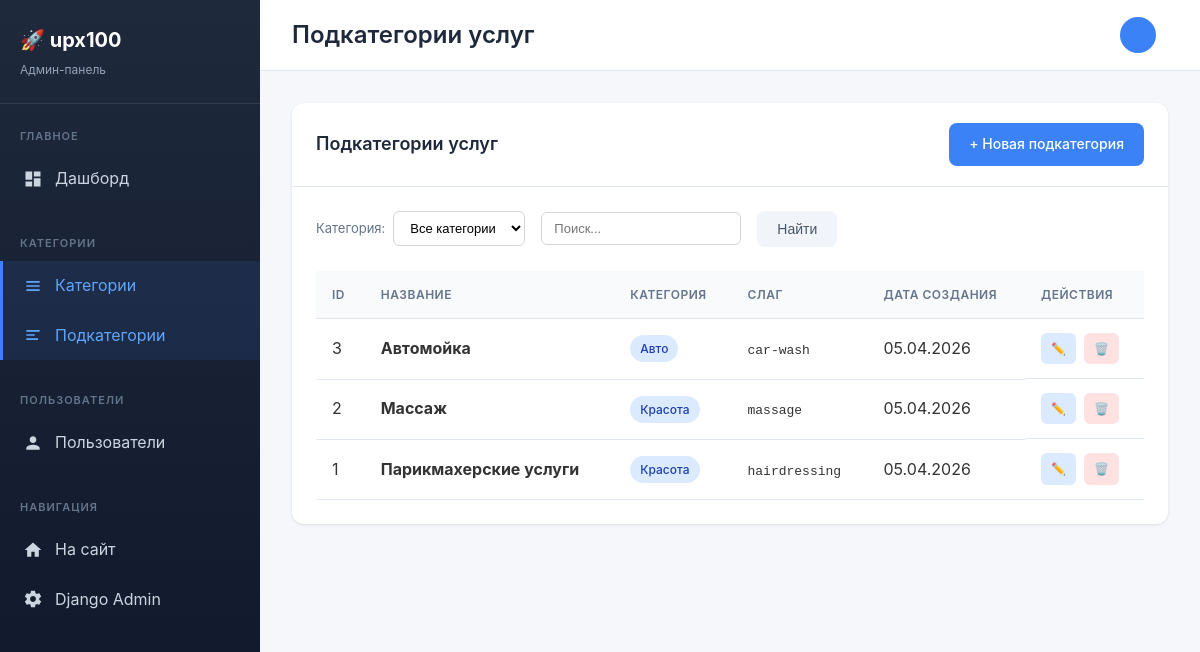
The app's page /dashboard/subcategories/ (signed in) with its own data.
### companies/models.py (models this page shows, shortened)
class Subcategory(models.Model):
    category = models.ForeignKey(
        Category,
        on_delete=models.CASCADE,
        related_name='subcategories',
        verbose_name='Категория'
    )
    name = models.CharField(
        max_length=100,
        verbose_name='Название подкатегории'
    )
    slug = models.SlugField(
        max_length=100,
        unique=True,
        verbose_name='Слаг'
    )
    created_at = models.DateTimeField(
        auto_now_add=True,
        verbose_name='Дата создания'
    )
    class Meta:
        verbose_name = 'Подкатегория'
        verbose_name_plural = 'Подкатегории'
        ordering = ['category', 'name']
        unique_together = [['category', 'slug']]

class Category(models.Model):
    name = models.CharField(
        max_length=100,
        unique=True,
        verbose_name='Название категории'
    )
    slug = models.SlugField(
        max_length=100,
        unique=True,
        verbose_name='Слаг'
    )
    icon = models.ImageField(
        upload_to='categories/icons/',
        blank=True,
        null=True,
        verbose_name='Иконка'
    )
    created_at = models.DateTimeField(
        auto_now_add=True,
        verbose_name='Дата создания'
    )
    class Meta:
        verbose_name = 'Категория'
        verbose_name_plural = 'Категории'
        ordering = ['name']

### dashboard/views.py (the view)
# urls.py: path('subcategories/', views.subcategory_list, name='subcategory_list'),
@admin_required
def subcategory_list(request):
    from companies.models import Category, Subcategory
    subcategories = Subcategory.objects.select_related('category').order_by('category__name', 'name')
    category_filter = request.GET.get('category', '')
    if category_filter:
        subcategories = subcategories.filter(category_id=category_filter)
    query = request.GET.get('q', '')
    if query:
        subcategories = subcategories.filter(
            Q(name__icontains=query) | Q(category__name__icontains=query)
        )
    categories = Category.objects.all()
    context = {
        'subcategories': subcategories,
        'categories': categories,
        'selected_category': category_filter,
        'query': query,
        'title': 'Подкатегории услуг',
    }
    return render(request, 'dashboard/subcategories/list.html', context)

### dashboard/views.py (called while the page is built)
def is_admin(user):
    return user.is_authenticated and (user.is_superuser or user.role == 'admin')

### templates/dashboard/subcategories/list.html (shortened to what this page needs)
{% extends 'dashboard/base.html' %}
{% block content %}
<div class="card">
    <div class="card-header">
        <h3 class="card-title">Подкатегории услуг</h3>
        <a href="{% url 'dashboard:subcategory_create' %}" class="btn btn-primary">+ Новая подкатегория</a>
    </div>
    <div class="card-body">
        <form class="filters" method="get">
            <div class="filter-item">
                <label>Категория:</label>
                <select name="category" class="form-control">
                    <option value="">Все категории</option>
                </select>
            </div>
            <div class="filter-item">
                <input type="text" name="q" value="{{ query }}" placeholder="Поиск..." class="form-control" style="width: 200px;">
            </div>
            <button type="submit" class="btn btn-secondary">Найти</button>
        </form>
        <div class="table-responsive">
            <table>
                <thead>
                    <tr>
                        <th>ID</th>
                        <th>Название</th>
                        <th>Категория</th>
                        <th>Слаг</th>
                        <th>Дата создания</th>
                        <th>Действия</th>
                    </tr>
                </thead>
                <tbody>
                    {% for subcategory in subcategories %}
                    <tr>
                        <td>{{ subcategory.pk }}</td>
                        <td><strong>{{ subcategory.name }}</strong></td>
                        <td><span class="badge badge-info">{{ subcategory.category.name }}</span></td>
                        <td><code>{{ subcategory.slug }}</code></td>
                        <td>{{ subcategory.created_at|date:"d.m.Y" }}</td>
                        <td class="actions-cell">
                            <a href="{% url 'dashboard:subcategory_edit' subcategory.pk %}" class="action-btn edit">✏️</a>
                            <a href="{% url 'dashboard:subcategory_delete' subcategory.pk %}" class="action-btn delete">🗑️</a>
                        </td>
                    </tr>
                    {% endfor %}
                </tbody>
            </table>
        </div>
    </div>
</div>
{% endblock %}

### templates/dashboard/base.html (style rules this page uses)
* { margin: 0; padding: 0; box-sizing: border-box; }
body { font-family: -apple-system, BlinkMacSystemFont, 'Segoe UI', Roboto, Oxygen, Ubuntu, sans-serif; background-color: #f5f7fa; color: #333; line-height: 1.6; }
.card { background: #fff; border-radius: 12px; box-shadow: 0 1px 3px rgba(0,0,0,0.1); overflow: hidden; }
.card-header { padding: 20px 24px; border-bottom: 1px solid #e2e8f0; display: flex; justify-content: space-between; align-items: center; }
.card-title { font-size: 18px; font-weight: 600; color: #1e293b; }
.card-body { padding: 24px; }
.table-responsive { overflow-x: auto; }
table { width: 100%; border-collapse: collapse; }
th, td { padding: 14px 16px; text-align: left; border-bottom: 1px solid #e2e8f0; }
th { background: #f8fafc; font-weight: 600; font-size: 12px; text-transform: uppercase; letter-spacing: 0.5px; color: #64748b; }
.btn { display: inline-flex; align-items: center; gap: 8px; padding: 10px 20px; border-radius: 8px; font-size: 14px; font-weight: 500; text-decoration: none; cursor: pointer; border: none; transition: all 0.2s; }
.btn-primary { background: #3b82f6; color: #fff; }
.btn-secondary { background: #f1f5f9; color: #475569; }
.badge { display: inline-block; padding: 4px 10px; border-radius: 20px; font-size: 12px; font-weight: 500; }
.badge-info { background: #dbeafe; color: #1e40af; }
.form-control { width: 100%; padding: 12px 16px; border: 1px solid #d1d5db; border-radius: 8px; font-size: 14px; transition: border-color 0.2s; }
select.form-control { background: #fff; }
.filters { display: flex; gap: 16px; margin-bottom: 24px; flex-wrap: wrap; }
.filter-item { display: flex; align-items: center; gap: 8px; }
.filter-item label { font-size: 13px; color: #64748b; }
.filter-item select, .filter-item input { padding: 8px 12px; border: 1px solid #d1d5db; border-radius: 6px; font-size: 13px; }
.actions-cell { display: flex; gap: 8px; }
.action-btn { padding: 6px 10px; border-radius: 6px; font-size: 12px; text-decoration: none; transition: all 0.2s; }
.action-btn.edit { background: #dbeafe; color: #1e40af; }
.action-btn.delete { background: #fee2e2; color: #991b1b; }

### records on screen
Subcategory: pk "3", name "Автомойка", category.name "Авто", slug "car-wash", created_at "05.04.2026"
Subcategory: pk "2", name "Массаж", category.name "Красота", slug "massage", created_at "05.04.2026"
Subcategory: pk "1", name "Парикмахерские услуги", category.name "Красота", slug "hairdressing", created_at "05.04.2026"

### other values on screen
{{ title }} "Подкатегории услуг"
